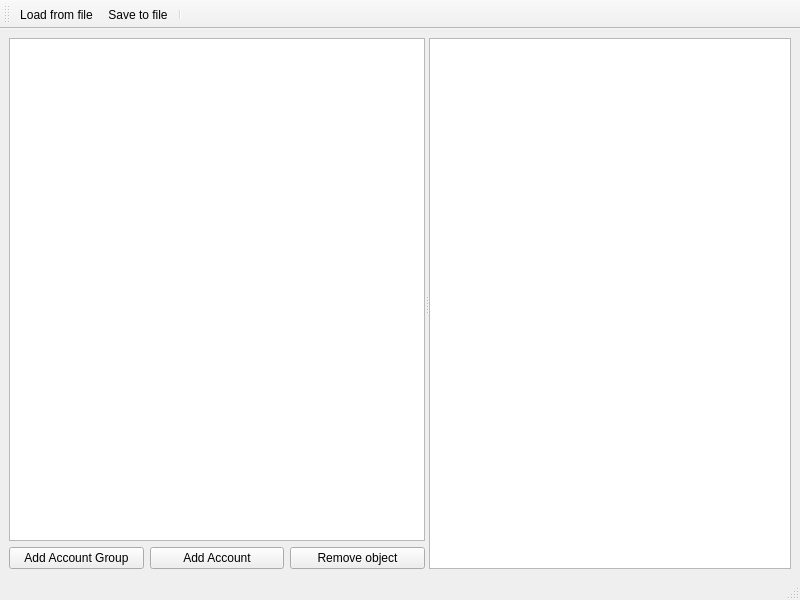
<?xml version="1.0" encoding="UTF-8"?>
<ui version="4.0">
 <class>MainWindow</class>
 <widget class="QMainWindow" name="MainWindow">
  <property name="geometry">
   <rect>
    <x>0</x>
    <y>0</y>
    <width>800</width>
    <height>600</height>
   </rect>
  </property>
  <property name="windowTitle">
   <string>Kapytal</string>
  </property>
  <property name="locale">
   <locale language="English" country="UnitedKingdom"/>
  </property>
  <widget class="QWidget" name="centralwidget">
   <layout class="QHBoxLayout" name="horizontalLayout">
    <item>
     <widget class="QSplitter" name="splitter">
      <property name="frameShape">
       <enum>QFrame::NoFrame</enum>
      </property>
      <property name="frameShadow">
       <enum>QFrame::Plain</enum>
      </property>
      <property name="lineWidth">
       <number>1</number>
      </property>
      <property name="midLineWidth">
       <number>0</number>
      </property>
      <property name="orientation">
       <enum>Qt::Horizontal</enum>
      </property>
      <property name="opaqueResize">
       <bool>true</bool>
      </property>
      <property name="handleWidth">
       <number>4</number>
      </property>
      <property name="childrenCollapsible">
       <bool>false</bool>
      </property>
      <widget class="QWidget" name="verticalLayoutWidget">
       <layout class="QVBoxLayout" name="verticalLayout">
        <item>
         <widget class="QTreeView" name="accountsTree">
          <attribute name="headerHighlightSections">
           <bool>true</bool>
          </attribute>
          <attribute name="headerShowSortIndicator" stdset="0">
           <bool>false</bool>
          </attribute>
          <attribute name="headerStretchLastSection">
           <bool>false</bool>
          </attribute>
         </widget>
        </item>
        <item>
         <layout class="QHBoxLayout" name="horizontalLayout_2">
          <item>
           <widget class="QPushButton" name="pushButton_3">
            <property name="text">
             <string>Add Account Group</string>
            </property>
           </widget>
          </item>
          <item>
           <widget class="QPushButton" name="pushButton_2">
            <property name="text">
             <string>Add Account</string>
            </property>
           </widget>
          </item>
          <item>
           <widget class="QPushButton" name="pushButton">
            <property name="text">
             <string>Remove object</string>
            </property>
           </widget>
          </item>
         </layout>
        </item>
       </layout>
      </widget>
      <widget class="QWidget" name="verticalLayoutWidget_2">
       <layout class="QVBoxLayout" name="verticalLayout_2">
        <item>
         <widget class="QTableView" name="transactionTable"/>
        </item>
       </layout>
      </widget>
     </widget>
    </item>
   </layout>
  </widget>
  <widget class="QMenuBar" name="menubar">
   <property name="geometry">
    <rect>
     <x>0</x>
     <y>0</y>
     <width>800</width>
     <height>21</height>
    </rect>
   </property>
  </widget>
  <widget class="QStatusBar" name="statusbar"/>
  <widget class="QToolBar" name="toolBar">
   <property name="windowTitle">
    <string>toolBar</string>
   </property>
   <attribute name="toolBarArea">
    <enum>TopToolBarArea</enum>
   </attribute>
   <attribute name="toolBarBreak">
    <bool>false</bool>
   </attribute>
   <addaction name="actionLoad_from_file"/>
   <addaction name="actionSave_to_file"/>
   <addaction name="separator"/>
  </widget>
  <action name="actionAdd_Account">
   <property name="text">
    <string>Add Account</string>
   </property>
  </action>
  <action name="actionLoad_from_file">
   <property name="text">
    <string>Load from file</string>
   </property>
   <property name="toolTip">
    <string>Load from file</string>
   </property>
  </action>
  <action name="actionSave_to_file">
   <property name="text">
    <string>Save to file</string>
   </property>
   <property name="toolTip">
    <string>Save to file</string>
   </property>
  </action>
 </widget>
 <resources/>
 <connections/>
</ui>
